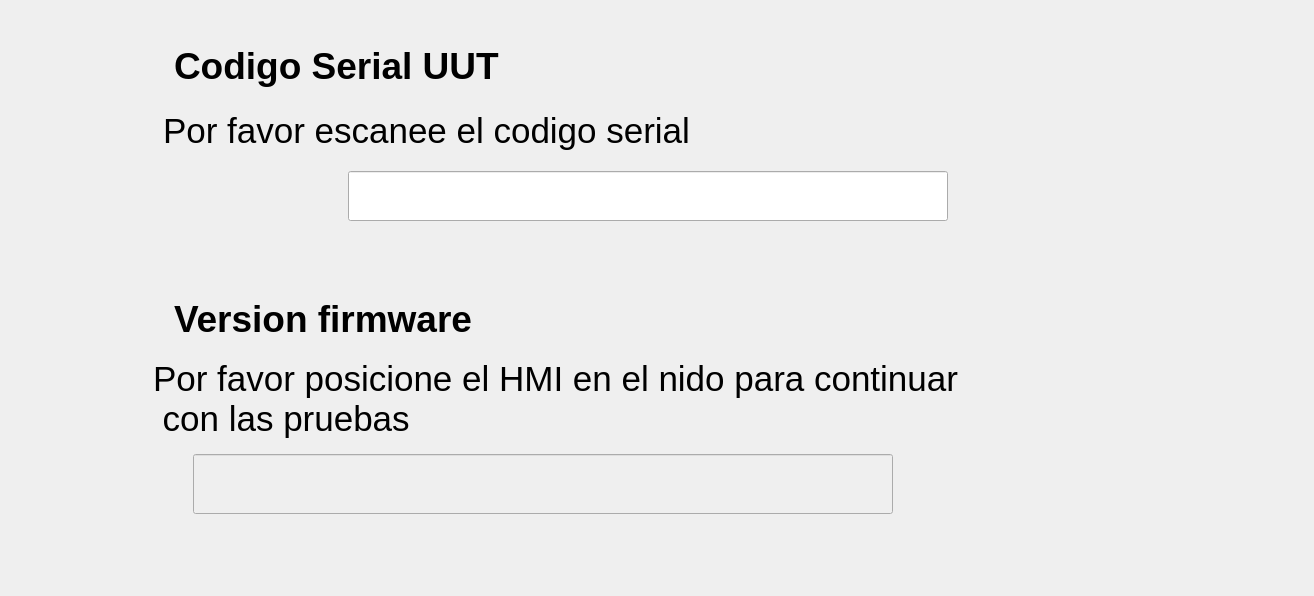
      <widget class="QWidget" name="page_5">
       <layout class="QGridLayout" name="gridLayout_3">
        <item row="0" column="0">
         <layout class="QVBoxLayout" name="verticalLayout_11">
          <property name="spacing">
           <number>15</number>
          </property>
          <property name="leftMargin">
           <number>30</number>
          </property>
          <property name="topMargin">
           <number>30</number>
          </property>
          <item>
           <layout class="QVBoxLayout" name="verticalLayout_12">
            <property name="topMargin">
             <number>0</number>
            </property>
            <item>
             <layout class="QHBoxLayout" name="horizontalLayout_11">
              <property name="leftMargin">
               <number>30</number>
              </property>
              <item>
               <widget class="QLabel" name="lblTest1">
                <property name="minimumSize">
                 <size>
                  <width>50</width>
                  <height>50</height>
                 </size>
                </property>
                <property name="maximumSize">
                 <size>
                  <width>60</width>
                  <height>60</height>
                 </size>
                </property>
                <property name="text">
                 <string/>
                </property>
                <property name="pixmap">
                 <pixmap resource="../resources/resources.qrc">:/resources/number-1 (1).png</pixmap>
                </property>
                <property name="scaledContents">
                 <bool>true</bool>
                </property>
               </widget>
              </item>
              <item>
               <spacer name="horizontalSpacer_30">
                <property name="orientation">
                 <enum>Qt::Horizontal</enum>
                </property>
                <property name="sizeType">
                 <enum>QSizePolicy::Fixed</enum>
                </property>
                <property name="sizeHint" stdset="0">
                 <size>
                  <width>28</width>
                  <height>20</height>
                 </size>
                </property>
               </spacer>
              </item>
              <item>
               <widget class="QLabel" name="lblCode">
                <property name="minimumSize">
                 <size>
                  <width>450</width>
                  <height>50</height>
                 </size>
                </property>
                <property name="maximumSize">
                 <size>
                  <width>16777215</width>
                  <height>50</height>
                 </size>
                </property>
                <property name="font">
                 <font>
                  <pointsize>28</pointsize>
                  <weight>75</weight>
                  <bold>true</bold>
                 </font>
                </property>
                <property name="text">
                 <string>Codigo Serial UUT</string>
                </property>
               </widget>
              </item>
              <item>
               <spacer name="horizontalSpacer_29">
                <property name="orientation">
                 <enum>Qt::Horizontal</enum>
                </property>
                <property name="sizeType">
                 <enum>QSizePolicy::Fixed</enum>
                </property>
                <property name="sizeHint" stdset="0">
                 <size>
                  <width>328</width>
                  <height>20</height>
                 </size>
                </property>
               </spacer>
              </item>
             </layout>
            </item>
            <item>
             <layout class="QHBoxLayout" name="horizontalLayout_23">
              <property name="spacing">
               <number>12</number>
              </property>
              <property name="leftMargin">
               <number>50</number>
              </property>
              <item>
               <widget class="QLabel" name="lblCode_3">
                <property name="minimumSize">
                 <size>
                  <width>50</width>
                  <height>50</height>
                 </size>
                </property>
                <property name="maximumSize">
                 <size>
                  <width>60</width>
                  <height>60</height>
                 </size>
                </property>
                <property name="text">
                 <string/>
                </property>
                <property name="pixmap">
                 <pixmap>:/resources/UX icons/informacion.png</pixmap>
                </property>
                <property name="scaledContents">
                 <bool>true</bool>
                </property>
                <property name="wordWrap">
                 <bool>false</bool>
                </property>
               </widget>
              </item>
              <item>
               <widget class="QLabel" name="label_2">
                <property name="minimumSize">
                 <size>
                  <width>560</width>
                  <height>30</height>
                 </size>
                </property>
                <property name="maximumSize">
                 <size>
                  <width>16777215</width>
                  <height>100</height>
                 </size>
                </property>
                <property name="font">
                 <font>
                  <pointsize>26</pointsize>
                 </font>
                </property>
                <property name="text">
                 <string>Por favor escanee el codigo serial </string>
                </property>
               </widget>
              </item>
              <item>
               <spacer name="horizontalSpacer_37">
                <property name="orientation">
                 <enum>Qt::Horizontal</enum>
                </property>
                <property name="sizeType">
                 <enum>QSizePolicy::Fixed</enum>
                </property>
                <property name="sizeHint" stdset="0">
                 <size>
                  <width>98</width>
                  <height>20</height>
                 </size>
                </property>
               </spacer>
              </item>
             </layout>
            </item>
            <item>
             <layout class="QHBoxLayout" name="horizontalLayout_22">
              <property name="leftMargin">
               <number>50</number>
              </property>
              <item>
               <widget class="QLabel" name="lblCode_2">
                <property name="minimumSize">
                 <size>
                  <width>50</width>
                  <height>50</height>
                 </size>
                </property>
                <property name="maximumSize">
                 <size>
                  <width>60</width>
                  <height>60</height>
                 </size>
                </property>
                <property name="text">
                 <string/>
                </property>
                <property name="pixmap">
                 <pixmap resource="../resources/resources.qrc">:/resources/barcode.png</pixmap>
                </property>
                <property name="scaledContents">
                 <bool>true</bool>
                </property>
                <property name="wordWrap">
                 <bool>false</bool>
                </property>
               </widget>
              </item>
              <item>
               <widget class="QLineEdit" name="txtSerialCode">
                <property name="minimumSize">
                 <size>
                  <width>600</width>
                  <height>50</height>
                 </size>
                </property>
                <property name="maximumSize">
                 <size>
                  <width>600</width>
                  <height>60</height>
                 </size>
                </property>
                <property name="font">
                 <font>
                  <pointsize>26</pointsize>
                 </font>
                </property>
                <property name="text">
                 <string/>
                </property>
               </widget>
              </item>
              <item>
               <widget class="QLabel" name="lblBtnStart">
                <property name="minimumSize">
                 <size>
                  <width>50</width>
                  <height>50</height>
                 </size>
                </property>
                <property name="maximumSize">
                 <size>
                  <width>60</width>
                  <height>60</height>
                 </size>
                </property>
                <property name="cursor">
                 <cursorShape>PointingHandCursor</cursorShape>
                </property>
                <property name="text">
                 <string/>
                </property>
                <property name="pixmap">
                 <pixmap>:/resources/UX icons/enter.png</pixmap>
                </property>
                <property name="scaledContents">
                 <bool>true</bool>
                </property>
               </widget>
              </item>
              <item>
               <spacer name="horizontalSpacer_51">
                <property name="orientation">
                 <enum>Qt::Horizontal</enum>
                </property>
                <property name="sizeType">
                 <enum>QSizePolicy::Fixed</enum>
                </property>
                <property name="sizeHint" stdset="0">
                 <size>
                  <width>98</width>
                  <height>20</height>
                 </size>
                </property>
               </spacer>
              </item>
             </layout>
            </item>
            <item>
             <layout class="QHBoxLayout" name="horizontalLayout_13">
              <property name="spacing">
               <number>12</number>
              </property>
              <property name="leftMargin">
               <number>150</number>
              </property>
              <item>
               <widget class="QLabel" name="label_8">
                <property name="minimumSize">
                 <size>
                  <width>560</width>
                  <height>30</height>
                 </size>
                </property>
                <property name="maximumSize">
                 <size>
                  <width>16777215</width>
                  <height>100</height>
                 </size>
                </property>
                <property name="font">
                 <font>
                  <pointsize>28</pointsize>
                  <weight>50</weight>
                  <bold>false</bold>
                 </font>
                </property>
                <property name="text">
                 <string/>
                </property>
               </widget>
              </item>
              <item>
               <spacer name="horizontalSpacer_36">
                <property name="orientation">
                 <enum>Qt::Horizontal</enum>
                </property>
                <property name="sizeHint" stdset="0">
                 <size>
                  <width>308</width>
                  <height>20</height>
                 </size>
                </property>
               </spacer>
              </item>
             </layout>
            </item>
           </layout>
          </item>
          <item>
           <layout class="QHBoxLayout" name="horizontalLayout_12">
            <property name="leftMargin">
             <number>30</number>
            </property>
            <item>
             <widget class="QLabel" name="lblTest1_2">
              <property name="minimumSize">
               <size>
                <width>50</width>
                <height>50</height>
               </size>
              </property>
              <property name="maximumSize">
               <size>
                <width>60</width>
                <height>60</height>
               </size>
              </property>
              <property name="text">
               <string/>
              </property>
              <property name="pixmap">
               <pixmap resource="../resources/resources.qrc">:/resources/number-2.png</pixmap>
              </property>
              <property name="scaledContents">
               <bool>true</bool>
              </property>
             </widget>
            </item>
            <item>
             <spacer name="horizontalSpacer_32">
              <property name="orientation">
               <enum>Qt::Horizontal</enum>
              </property>
              <property name="sizeType">
               <enum>QSizePolicy::Fixed</enum>
              </property>
              <property name="sizeHint" stdset="0">
               <size>
                <width>28</width>
                <height>20</height>
               </size>
              </property>
             </spacer>
            </item>
            <item>
             <widget class="QLabel" name="lblCode_4">
              <property name="minimumSize">
               <size>
                <width>450</width>
                <height>30</height>
               </size>
              </property>
              <property name="font">
               <font>
                <pointsize>28</pointsize>
                <weight>75</weight>
                <bold>true</bold>
               </font>
              </property>
              <property name="text">
               <string>Version firmware</string>
              </property>
             </widget>
            </item>
            <item>
             <spacer name="horizontalSpacer_31">
              <property name="orientation">
               <enum>Qt::Horizontal</enum>
              </property>
              <property name="sizeType">
               <enum>QSizePolicy::Fixed</enum>
              </property>
              <property name="sizeHint" stdset="0">
               <size>
                <width>328</width>
                <height>20</height>
               </size>
              </property>
             </spacer>
            </item>
           </layout>
          </item>
          <item>
           <layout class="QHBoxLayout" name="horizontalLayout_26">
            <property name="spacing">
             <number>12</number>
            </property>
            <property name="leftMargin">
             <number>50</number>
            </property>
            <item>
             <widget class="QLabel" name="lblCode_5">
              <property name="minimumSize">
               <size>
                <width>50</width>
                <height>50</height>
               </size>
              </property>
              <property name="maximumSize">
               <size>
                <width>60</width>
                <height>60</height>
               </size>
              </property>
              <property name="sizeIncrement">
               <size>
                <width>0</width>
                <height>0</height>
               </size>
              </property>
              <property name="text">
               <string/>
              </property>
              <property name="pixmap">
               <pixmap>:/resources/UX icons/informacion.png</pixmap>
              </property>
              <property name="scaledContents">
               <bool>true</bool>
              </property>
              <property name="wordWrap">
               <bool>false</bool>
              </property>
             </widget>
            </item>
            <item>
             <widget class="QLabel" name="label_7">
              <property name="minimumSize">
               <size>
                <width>1150</width>
                <height>30</height>
               </size>
              </property>
              <property name="maximumSize">
               <size>
                <width>1150</width>
                <height>100</height>
               </size>
              </property>
              <property name="font">
               <font>
                <pointsize>26</pointsize>
               </font>
              </property>
              <property name="text">
               <string>Por favor posicione el HMI en el nido para continuar
 con las pruebas</string>
              </property>
             </widget>
            </item>
           </layout>
          </item>
          <item>
           <layout class="QHBoxLayout" name="horizontalLayout_24">
            <property name="spacing">
             <number>12</number>
            </property>
            <property name="leftMargin">
             <number>80</number>
            </property>
            <item>
             <widget class="QLabel" name="lblCode_7">
              <property name="minimumSize">
               <size>
                <width>60</width>
                <height>60</height>
               </size>
              </property>
              <property name="maximumSize">
               <size>
                <width>70</width>
                <height>70</height>
               </size>
              </property>
              <property name="text">
               <string/>
              </property>
              <property name="pixmap">
               <pixmap resource="../resources/resources.qrc">:/resources/pcb-board.png</pixmap>
              </property>
              <property name="scaledContents">
               <bool>true</bool>
              </property>
              <property name="wordWrap">
               <bool>false</bool>
              </property>
             </widget>
            </item>
            <item>
             <widget class="QLineEdit" name="txtFirmware">
              <property name="enabled">
               <bool>false</bool>
              </property>
              <property name="minimumSize">
               <size>
                <width>700</width>
                <height>50</height>
               </size>
              </property>
              <property name="maximumSize">
               <size>
                <width>700</width>
                <height>60</height>
               </size>
              </property>
              <property name="font">
               <font>
                <pointsize>20</pointsize>
               </font>
              </property>
             </widget>
            </item>
            <item>
             <spacer name="horizontalSpacer_38">
              <property name="orientation">
               <enum>Qt::Horizontal</enum>
              </property>
              <property name="sizeHint" stdset="0">
               <size>
                <width>308</width>
                <height>20</height>
               </size>
              </property>
             </spacer>
            </item>
           </layout>
          </item>
          <item>
           <layout class="QHBoxLayout" name="horizontalLayout_25">
            <property name="spacing">
             <number>12</number>
            </property>
            <property name="leftMargin">
             <number>150</number>
            </property>
            <item>
             <widget class="QLabel" name="label_9">
              <property name="minimumSize">
               <size>
                <width>560</width>
                <height>30</height>
               </size>
              </property>
              <property name="maximumSize">
               <size>
                <width>16777215</width>
                <height>100</height>
               </size>
              </property>
              <property name="font">
               <font>
                <pointsize>28</pointsize>
                <weight>50</weight>
                <bold>false</bold>
               </font>
              </property>
              <property name="text">
               <string/>
              </property>
             </widget>
            </item>
            <item>
             <spacer name="horizontalSpacer_33">
              <property name="orientation">
               <enum>Qt::Horizontal</enum>
              </property>
              <property name="sizeHint" stdset="0">
               <size>
                <width>308</width>
                <height>20</height>
               </size>
              </property>
             </spacer>
            </item>
           </layout>
          </item>
          <item>
           <spacer name="verticalSpacer_27">
            <property name="orientation">
             <enum>Qt::Vertical</enum>
            </property>
            <property name="sizeType">
             <enum>QSizePolicy::Fixed</enum>
            </property>
            <property name="sizeHint" stdset="0">
             <size>
              <width>20</width>
              <height>13</height>
             </size>
            </property>
           </spacer>
          </item>
         </layout>
        </item>
       </layout>
      </widget>
